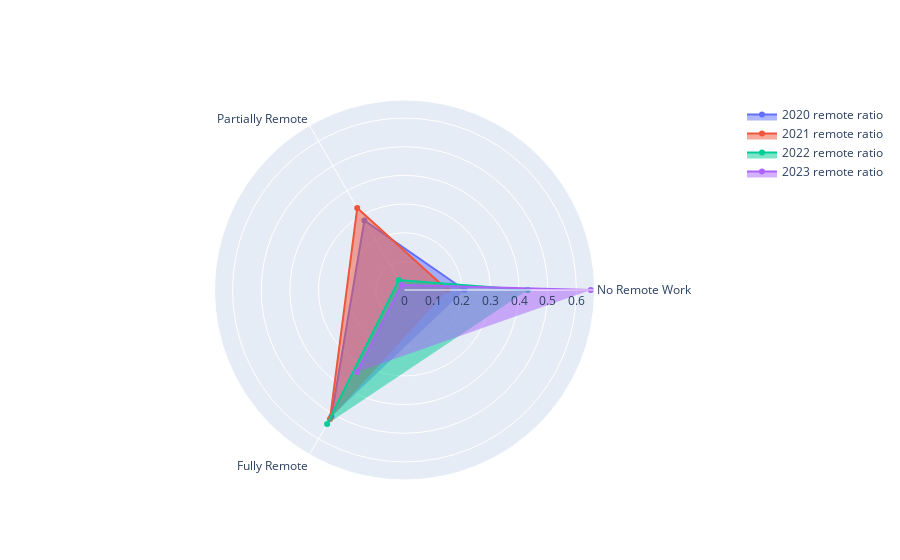

The code cell stored with this chart in its notebook:
### Markdown cell above
### Step 7. Identify
To identify which kind of data that we can use also helps ourselves to prepare the data to be analyzed. After we choose the columns and data characteristics which fit to use for our problem to be solved or questions to be answered, we can prepare the analysis better than directly diving into it.

- **Access the data from Data Management, which is from github.**
- **We identify the Remote Ratios by the 3 categories.**
- **Printout the average salary by Job Positions.**

### Code cell
fig = go.Figure()
categories = ['No Remote Work', 'Partially Remote', 'Fully Remote']
fig.add_trace(go.Scatterpolar(
            r = ratio_2020, theta = categories, 
            fill = 'toself', name = '2020 remote ratio'))

fig.add_trace(go.Scatterpolar(
            r = ratio_2021, theta = categories,
            fill = 'toself', name = '2021 remote ratio'))

fig.add_trace(go.Scatterpolar(
            r = ratio_2022, theta = categories,
            fill = 'toself', name = '2022 remote ratio'))

fig.add_trace(go.Scatterpolar(
            r = ratio_2023, theta = categories,
            fill = 'toself', name = '2023 remote ratio'))

fig.show()

### Figure 1 — Plotly figure (JSON) as saved in the notebook; plotly's stock layout.template omitted (floating-point values rounded to 4 significant figures)
{"data": [{"fill": "toself", "name": "2020 remote ratio", "r": [0.21, 0.28, 0.51], "theta": ["No Remote Work", "Partially Remote", "Fully Remote"], "type": "scatterpolar"}, {"fill": "toself", "name": "2021 remote ratio", "r": [0.15, 0.33, 0.52], "theta": ["No Remote Work", "Partially Remote", "Fully Remote"], "type": "scatterpolar"}, {"fill": "toself", "name": "2022 remote ratio", "r": [0.43, 0.04, 0.54], "theta": ["No Remote Work", "Partially Remote", "Fully Remote"], "type": "scatterpolar"}, {"fill": "toself", "name": "2023 remote ratio", "r": [0.65, 0.02, 0.33], "theta": ["No Remote Work", "Partially Remote", "Fully Remote"], "type": "scatterpolar"}], "layout": {}}
